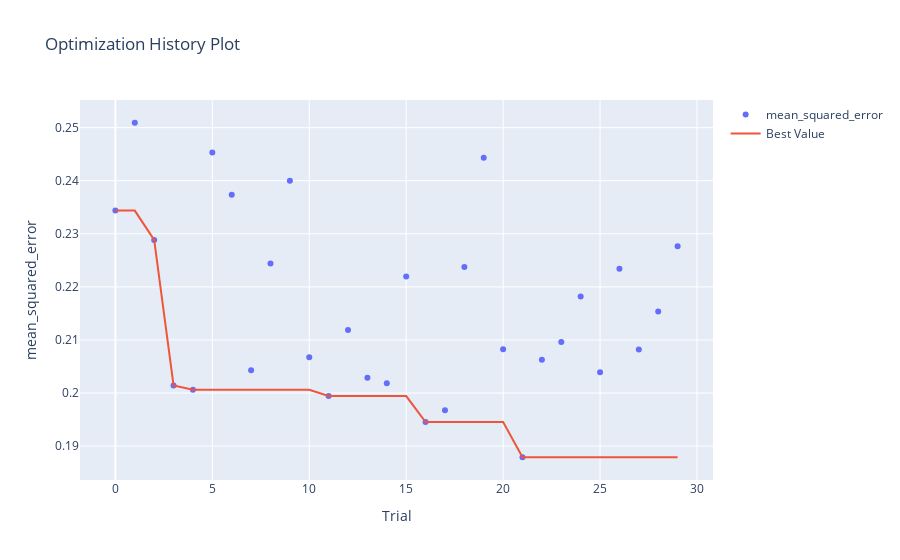

The code cell stored with this chart in its notebook:
### Code cell
%%time
# create study set
study = optuna.create_study(study_name="GradientBoostingRegressor", direction="minimize", sampler=sampler)
# try multiple times
study.optimize(optuna_gbr, n_trials=30)

clear_output(wait=False)

optuna.visualization.plot_optimization_history(study, target_name="mean_squared_error")

### Figure 1 — Plotly figure (JSON) as saved in the notebook; plotly's stock layout.template omitted (floating-point values rounded to 4 significant figures)
{"data": [{"mode": "markers", "name": "mean_squared_error", "type": "scatter", "x": [0, 1, 2, 3, 4, 5, 6, 7, 8, 9, 10, 11, 12, 13, 14, 15, 16, 17, 18, 19, 20, 21, 22, 23, 24, 25, 26, 27, 28, 29], "y": [0.2344, 0.2509, 0.2288, 0.2014, 0.2006, 0.2453, 0.2374, 0.2043, 0.2244, 0.24, 0.2068, 0.1994, 0.2119, 0.2029, 0.2018, 0.2219, 0.1945, 0.1968, 0.2238, 0.2443, 0.2082, 0.1879, 0.2063, 0.2096, 0.2182, 0.2039, 0.2234, 0.2082, 0.2154, 0.2277]}, {"name": "Best Value", "type": "scatter", "x": [0, 1, 2, 3, 4, 5, 6, 7, 8, 9, 10, 11, 12, 13, 14, 15, 16, 17, 18, 19, 20, 21, 22, 23, 24, 25, 26, 27, 28, 29], "y": [0.2344, 0.2344, 0.2288, 0.2014, 0.2006, 0.2006, 0.2006, 0.2006, 0.2006, 0.2006, 0.2006, 0.1994, 0.1994, 0.1994, 0.1994, 0.1994, 0.1945, 0.1945, 0.1945, 0.1945, 0.1945, 0.1879, 0.1879, 0.1879, 0.1879, 0.1879, 0.1879, 0.1879, 0.1879, 0.1879]}], "layout": {"title": {"text": "Optimization History Plot"}, "xaxis": {"title": {"text": "Trial"}}, "yaxis": {"title": {"text": "mean_squared_error"}}}}
